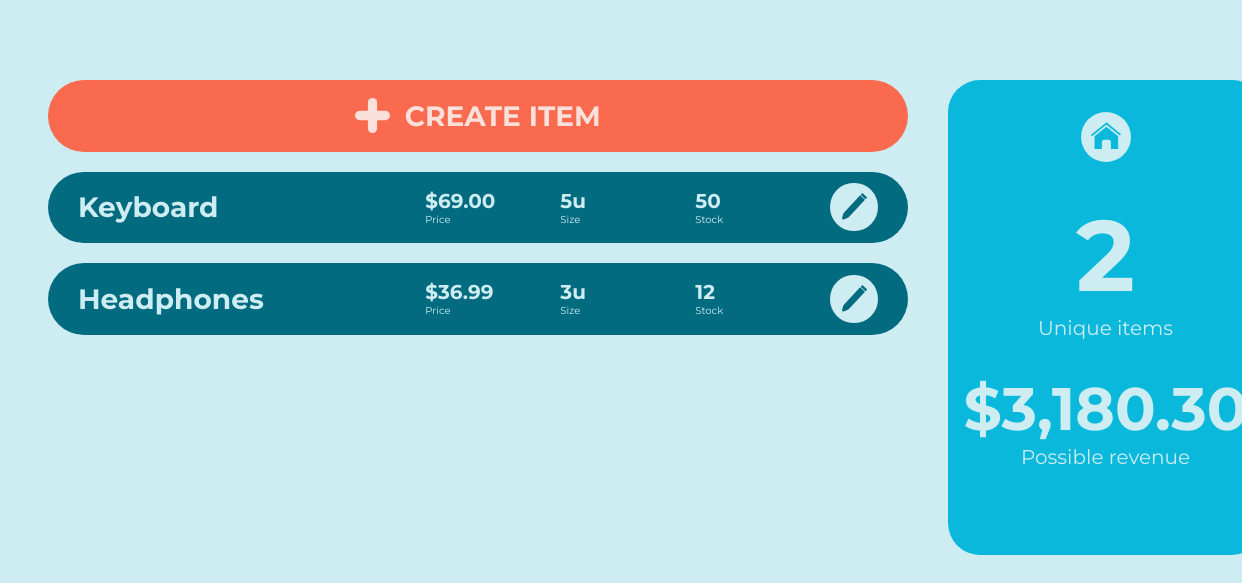
/items, run on the app's committed database.
### wms/models.py (models this page shows)
class ItemTemplate(db.Model):
    _id = db.Column(db.Integer, primary_key=True)
    name = db.Column(db.String(MAXIMUM_NAME_LEN), unique=True, nullable=False)
    price = db.Column(db.Float, nullable=False)
    cost = db.Column(db.Float, nullable=False)
    size = db.Column(db.Integer, nullable=False)
    low_threshold = db.Column(db.Integer, nullable=False)
    instances = db.relationship('Item', backref='item_template', lazy=True)  # Instances using this item template
    @hybrid_property
    def total_stock(self):
        total_stock = 0
        for instance in self.instances:
            total_stock += instance.quantity
        return total_stock
    @hybrid_property
    def possible_revenue(self):
        return self.total_stock * (self.price - self.cost)

class Item(db.Model):
    _id = db.Column(db.Integer, primary_key=True)
    quantity = db.Column(db.Integer, nullable=False)
    warehouse = db.Column(db.String(MAXIMUM_NAME_LEN), db.ForeignKey('warehouse.name'), nullable=False)
    item_template_id = db.Column(db.Integer, db.ForeignKey('item_template._id'), nullable=False)

### wms/routes.py (the view, shortened to what this page needs)
@app.route("/items", methods=["GET", "POST"])
def items():
    itemForm = ItemForm()
    itemList = ItemTemplate.query.all()
    possibleRevenue = 0
    for item in itemList:
        possibleRevenue += item.possible_revenue
    return render_template('items.html',
                           itemForm=itemForm,
                           itemList=itemList,
                           possibleRevenue=possibleRevenue,
                           price_format=price_format,
                           capacity_format=capacity_format)

### wms/functions.py (called while the page is built)
def price_format(price, small=False):
    price = round(price, 2)
    if small:
        if price >= 1000:
            price /= 1000
            return "{:.2f}K".format(price)
    if price < 10000:
        return "{:,.2f}".format(price)
    else:
        if 1000000 < price < 9000000:
            price /= 1000000
            return "{:.2f}M".format(price)
        price /= 1000
        return "{:.2f}K".format(price)

def capacity_format(capacity):
    if capacity < 10000:
        return "{:,}".format(capacity)
    elif 10000 <= capacity <= 999999:
        capacity /= 1000
        return "{:.2f}K".format(capacity)
    else:
        capacity /= 1000000
        return "{:.2f}M".format(capacity)

### wms/templates/items.html (shortened to what this page needs)
<!DOCTYPE html>
{% extends "base.html" %}
{% block content %}
<link rel="stylesheet" href="static/warehouses.css">
<div class="content">
    <div class="list">
        <ul>
            <li>
                <button class="add-warehouse" id="add-warehouse">
                    <img src="static/+.svg" alt="+ button">
                    <h1>Create Item</h1>
                </button>
            </li>
            {% for item in itemList %}
            <li class="warehouse-card">
                <ul>
                    <li class="name-li">
                        <h1>{{item.name}}</h1>
                    </li>
                    <li>
                        <ul class="stats">
                            <li>
                                <h2>${{price_format(item.price)}}</h2>
                                <p>Price</p>
                            </li>
                            <li>
                                <h2>{{capacity_format(item.size)}}u</h2>
                                <p>Size</p>
                            </li>
                            <li>
                                <h2>{{item.total_stock}}</h2>
                                <p>Stock</p>
                            </li>
                        </ul>
                    </li>
                    <li>
                        <button class="edit-button">
                        </button>
                    </li>
                </ul>
            </li>
            {% endfor %}
        </ul>
    </div>
    <div class="warehouse-stats">
        <ul>
            <li>
                <a href="{{url_for('home')}}" class="home">
                </a>
            </li>
            <li>
                <h1>{{itemList|length}}</h1>
                <p>Unique items</p>
            </li>
            <li>
                <h2>
                    ${{price_format(possibleRevenue)}}
                </h2>
                <p>Possible revenue</p>
            </li>
        </ul>
    </div>
</div>
{% endblock content %}

### wms/static/main.css (style rules this page uses)
body, html { margin: 0; padding: 0; background-color: #CEEDF3; font-family: 'Montserrat', sans-serif; scroll-behavior: smooth; }
a, button { cursor: pointer; font-family: 'Montserrat', sans-serif; text-decoration: none; }
a:link, button:link { text-decoration: none !important; }
img { pointer-events: none; -moz-user-select: none; -ms-user-select: none; user-select: none; -webkit-user-select: none; }

### wms/static/warehouses.css (style rules this page uses)
li { list-style: none; }
body { margin: 5em 3em; }
.content { display: -webkit-box; display: -ms-flexbox; display: flex; }
.list { margin-right: 2.5em; min-width: 75%; height: 475px; overflow-y: scroll; }
.list ul { padding: 0; margin: 0; }
.warehouse-card { color: #CEEDF3; background-color: #036B80; display: -webkit-box; display: -ms-flexbox; display: flex; border-radius: 4em; -webkit-box-align: center; -ms-flex-align: center; align-items: center; padding: 0 30px; margin-bottom: 20px; }
.warehouse-card h1, .warehouse-card a { font-size: 28px; margin-right: 20px; color: #CEEDF3; }
.warehouse-card ul { display: -webkit-box; display: -ms-flexbox; display: flex; -webkit-box-align: center; -ms-flex-align: center; align-items: center; padding: 0; width: 100%; -webkit-box-pack: right; -ms-flex-pack: right; justify-content: right; }
.warehouse-card ul .name-li { margin-right: auto; }
.warehouse-card .stats li { width: 110px; margin-right: 25px; }
.warehouse-card .stats h2 { font-size: 20px; margin: 0; }
.warehouse-card .stats p { font-size: 10px; margin: 0; }
.warehouse-card .edit-button { background-color: #CEEDF3; border-radius: 50%; border: none; display: -webkit-box; display: -ms-flexbox; display: flex; -ms-flex-line-pack: center; align-content: center; padding: 10px; }
.add-warehouse, .add-items { background-color: #F96A4E; color: #FAE0DB; text-transform: uppercase; font-weight: 800; display: -webkit-box; display: -ms-flexbox; display: flex; border: none; border-radius: 4em; width: 100%; -webkit-box-pack: center; -ms-flex-pack: center; justify-content: center; -webkit-box-align: center; -ms-flex-align: center; align-items: center; padding: 0; margin-bottom: 20px; }
.add-warehouse img, .add-items img { margin-right: 15px; width: 35px; height: 35px; }
.add-warehouse h1, .add-items h1 { font-size: 28px; }
.warehouse-stats { background-color: #09B8DB; color: #CEEDF3; border-radius: 2em; width: 100%; padding: 2em 1em; }
.warehouse-stats ul { padding: 0; margin: 0; }
.warehouse-stats ul li { display: block; text-align: center; margin-bottom: 2em; }
.warehouse-stats a { display: -webkit-box; display: -ms-flexbox; display: flex; width: 50px; height: 50px; background-color: #CEEDF3; border-radius: 50%; margin: 0 auto; -webkit-box-pack: center; -ms-flex-pack: center; justify-content: center; -webkit-box-align: center; -ms-flex-align: center; align-items: center; }
.warehouse-stats a svg { width: 30px; height: 30px; display: inline-block; }
.warehouse-stats h1 { font-size: 100px; margin: 0; }
.warehouse-stats h2 { font-size: 60px; margin: 0; }
.warehouse-stats p { margin: 0; font-size: 20px; }

### data on the page
ItemTemplate: name "Keyboard", price "69.00", size "5", total_stock "50"
ItemTemplate: name "Headphones", price "36.99", size "3", total_stock "12"

### other printed values
{{ itemList|length }} "2"
